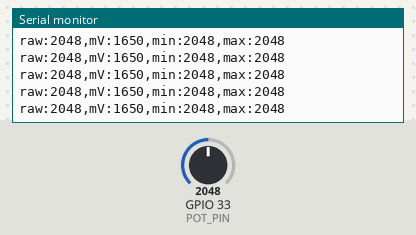
A sketch run on a simulated ESP32. On the bench: the last lines printed to the serial monitor. Inputs (shaded band) come from the test bench; at power-on: GPIO 33 (POT_PIN) = 2048 (analog values on the 0–4095 scale).

Above: at 1.7 s.
1.8 s: GPIO 33 (POT_PIN) set to 2866
At 1.81 s:
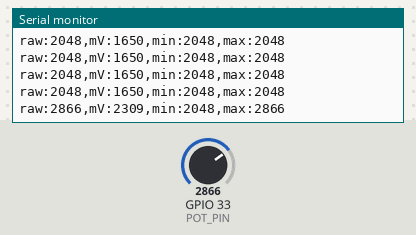
3.3 s: GPIO 33 (POT_PIN) set to 3603
At 3.32 s:
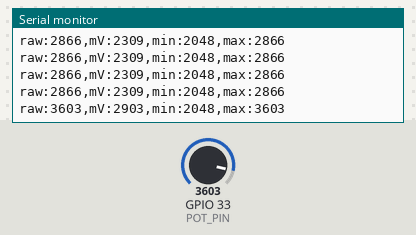
Timing chart, 0 to 6.3 s (numbered marks = the images above; inputs shaded):
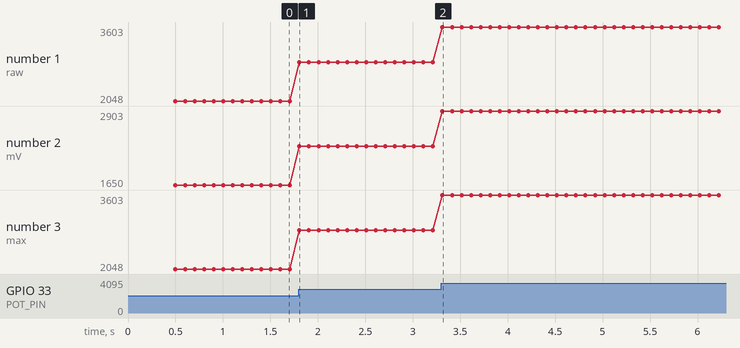

Measured:
- after the input at 1.8 s, the serial monitor: prints a new line at once (image 1)
- after the input at 3.3 s, the serial monitor: prints a new line at once (image 2)
- plotted number 1: 2048 → 2866 after the input at 1.8 s, 2866 → 3603 after the input at 3.3 s
- plotted number 2: 1650 → 2309 after the input at 1.8 s, 2309 → 2903 after the input at 3.3 s
- plotted number 3: 2048 → 2866 after the input at 1.8 s, 2866 → 3603 after the input at 3.3 s

The sketch:

b_pot.ino
```cpp
// 組む順番 B: 可変抵抗 VR1 の読みが 0 から最大まで変わるかを確かめる。
// つなぐもの: ESP32（USB）＋ VR1（上端 +3V3、下端 SGND、ワイパ → GPIO33）
// ボード: esp32_bluepad32 の ESP32 Dev Module（A〜H すべて同じ）
// シリアルモニタ: 115200 bps。シリアルプロッタでもグラフで見られる
//
// 0.1 秒ごとに「raw（0〜4095）」「mV（ピンの電圧）」と、これまでの最小・最大を表示する。
// GPIO19・GPIO23（ドライバの IN1・IN2）には触らない。

const int POT_PIN = 33;  // BENCH_POT

int seenMin = 4095;
int seenMax = 0;

void setup() {
  Serial.begin(115200);
  delay(500);
  analogReadResolution(12);
  analogSetPinAttenuation(POT_PIN, ADC_11db);  // 0〜約3.1V を読む設定
}

void loop() {
  int raw = analogRead(POT_PIN);
  int mv = analogReadMilliVolts(POT_PIN);
  if (raw < seenMin) seenMin = raw;
  if (raw > seenMax) seenMax = raw;

  // 「名前:値」をカンマで並べると、シリアルプロッタが線で描く
  Serial.printf("raw:%d,mV:%d,min:%d,max:%d\n", raw, mv, seenMin, seenMax);
  delay(100);
}
```
